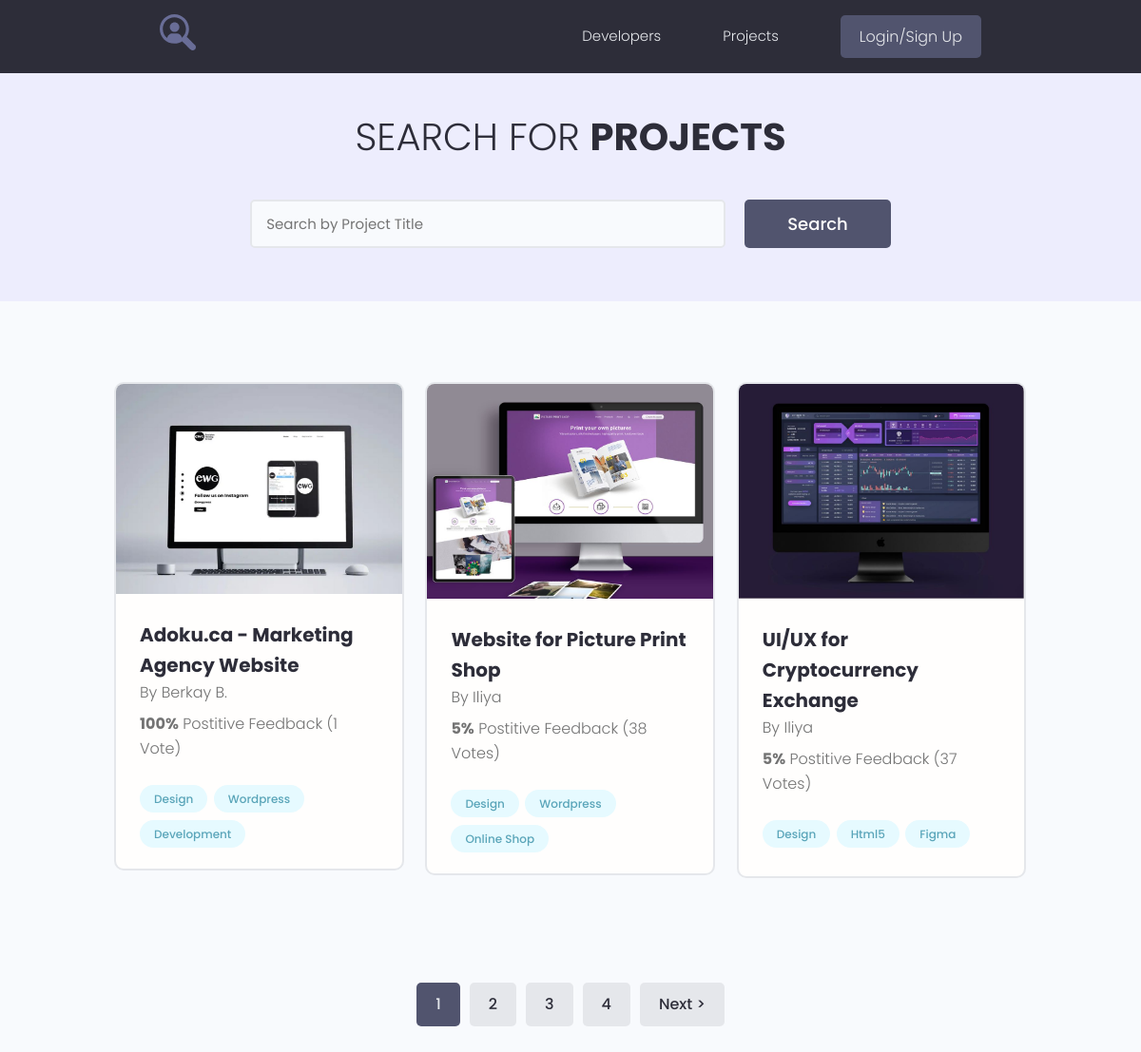
The page / on the database its author committed.
### projects/models.py (models this page shows, shortened)
class Project(models.Model):
    owner = models.ForeignKey(Profile, on_delete=models.SET_NULL, null=True, blank=True)
    title = models.CharField(max_length=200)
    description = models.TextField(null=True, blank=True)
    featured_image = models.ImageField(upload_to='projects/%Y/%m/%d/', default='default.jpg')
    demo_link = models.CharField(max_length=2000, null=True, blank=True)
    source_link = models.CharField(max_length=2000, null=True, blank=True)
    tags = models.ManyToManyField(Tag, blank=True)
    vote_total = models.IntegerField(default=0)
    vote_ratio = models.IntegerField(default=0)
    created = models.DateTimeField(auto_now_add=True)
    class Meta:
        ordering = ['-vote_ratio', '-vote_total', '-title']

class Tag(models.Model):
    name = models.CharField(max_length=200)
    created = models.DateTimeField(auto_now_add=True)
    def __str__(self):
        return self.name

### users/models.py (models this page shows, shortened)
class Profile(models.Model):
    user = models.OneToOneField(User, on_delete=models.CASCADE, null=True, blank=True)
    name = models.CharField(max_length=200, null=True, blank=True)
    email = models.EmailField(max_length=500, null=True, blank=True)
    username = models.CharField(max_length=200, null=True, blank=True)
    short_intro = models.CharField(max_length=200, null=True, blank=True)
    bio = models.TextField(null=True, blank=True)
    profile_img = models.ImageField(upload_to='profiles/', default='profiles/user-default.png')
    social_github = models.CharField(max_length=200, null=True, blank=True)
    social_youtube = models.CharField(max_length=200, null=True, blank=True)
    social_website = models.CharField(max_length=200, null=True, blank=True)
    created = models.DateTimeField(auto_now_add=True)
    class Meta:
        ordering = ['created']

### projects/views.py (the view)
# urls.py: path('', include('projects.urls')),
def projects(request):
    pr, search_query = search_project(request)
    custom_range, pr = paginate_projects(request, pr, 3)
    context = {'projects': pr,
               'search_query': search_query,
               'custom_range': custom_range,
               }
    return render(request, 'projects/projects.html', context)

### projects/utils.py (called while the page is built)
def paginate_projects(request, projects, results):
    page = request.GET.get('page', 1)
    paginator = Paginator(projects, results, allow_empty_first_page=True)
    projects = paginator.get_page(page)
    left_index = int(page) - 4
    if left_index < 1:
        left_index = 1
    right_index = int(page) + 5
    if right_index > paginator.num_pages:
        right_index = paginator.num_pages + 1
    custom_range = range(left_index, right_index)
    return custom_range, projects

def search_project(request):
    search_query = ""
    if request.GET.get('search_query'):
        search_query = request.GET.get('search_query')
    projects = Project.objects.distinct().filter(Q(title__icontains=search_query) |
                                                 Q(description__icontains=search_query) |
                                                 Q(owner__name__icontains=search_query) |
                                                 Q(tags__name__icontains=search_query)
                                                 )
    return projects, search_query

### projects/templates/projects/projects.html (shortened to what this page needs)
{% extends 'projects/base.html' %}
{% block content %}
  <main class="projects">
    <section class="hero-section text-center">
      <div class="container container--narrow">
        <div class="hero-section__box">
          <h2>Search for <span>Projects</span></h2>
        </div>
        <div class="hero-section__search">
          <form id="search" class="form" action="{% url 'projects' %}" method="get">
            <div class="form__field">
              <input class="input input--text" id="formInput#search" type="text" name="search_query"
                placeholder="Search by Project Title" value="{{search_query}}"/>
            </div>
            <input class="btn btn--sub btn--lg" type="submit" value="Search" />
          </form>
        </div>
      </div>
    </section>
    <section class="projectsList">
      <div class="container">
        <div class="grid grid--three">
          {% for project in projects %}
          <div class="column">
            <div class="card project">
              <a href="{% url 'project' project.id %}" class="project">
                <img class="project__thumbnail" src="{{project.featured_image.url}}" alt="project thumbnail" />
                <div class="card__body">
                  <h3 class="project__title">{{project.title}}</h3>
                  <p>By {{project.owner.name}}</p>
                  <p class="project--rating">
                    <span style="font-weight: bold;">{{project.vote_ratio}}%</span> Postitive
                    Feedback ({{project.vote_total}} Vote{{project.vote_total|pluralize:'s'}})
                  </p>
                  <div class="project__tags">
                    {% for tag in project.tags.all %}
                    <span class="tag tag--pill tag--main">
                      <small>{{tag|title}}</small>
                    </span>
                    {% endfor %}
                  </div>
                </div>
              </a>
            </div>
          </div>
          {% endfor %}
        </div>
      </div>
    </section>
{% include 'projects/pagination.html' with queryset=projects custom_range=custom_range %}
  </main>
{% endblock %}

### projects/static/styles/app.css (style rules this page uses)
:root { --color-sub: #2d2d39; }
.btn--sub { background-color: var(--color-sub-light); }
.card { border: 2px solid var(--color-light); }
img { width: 100%; }
.hero-section { height: 40vh; display: flex; align-items: center; background-color: var(--color-sub); }
.hero-section__box { margin-bottom: 4rem; }
.hero-section__box > h2, .hero-section__box > h2 > span { font-size: 4rem; color: var(--color-light); line-height: 1.3; text-transform: uppercase; }
.hero-section__box > h2 { font-weight: 300; }
.hero-section__box > h2 > span { font-weight: 700; }
.hero-section__search > .form { display: flex; align-items: center; justify-content: center; gap: 2rem; }
.hero-section__search > .form input.input--text { width: 50rem; }
.project--rating { margin-bottom: 1.6em; margin-top: .5em; }
.projects > .hero-section { background: var(--color-sub-lighter); height: 30vh; }
.projects .hero-section__box { margin-bottom: 2.5rem; }
.projects .hero-section__box > h2 { color: var(--color-sub); }
.projects .hero-section__box > h2 > span { font-weight: 700; color: var(--color-sub); }
.projectsList { margin-top: 8rem; }
.project__thumbnail { object-fit: cover; object-position: top center; width: 100%; }
.project__title { font-size: 2rem; font-weight: 700; color: var(--color-sub); }

### projects/static/uikit/styles/modules/_variables.css (style rules this page uses)
:root { --color-main: #5aa5b9; --color-main-light: #e6faff; --color-sub: #3f4156; --color-sub-light: #51546e; --color-sub-lighter: #ededfd; --color-text: #737373; --color-gray: #8b8b8b; --color-light: #e5e7eb; --color-light-gray: #767676; --color-bg: #f8fafd; --color-white: #fffefd; --color-white-light: #f3f3f3; --color-success: #359e64; --color-success-bg: #def8e8; --color-error: #fc4b0b; --color-error-bg: #fff2ee; --font-base: 'Poppins', arial, helvetica, 'Segoe UI', roboto, ubuntu, sans-serif; --font-monospace: 'Fira Code', 'Courier New', courier, monospace; --font-regular: 300; --font-medium: 500; --font-bold: 700; --generic-shadow: 1px 1px 5px #00000010; --generic-transition: all 0.3s ease-in-out; }

### projects/static/uikit/styles/modules/_base.css (style rules this page uses)
* { margin: 0; padding: 0; box-sizing: border-box; text-rendering: optimizeLegibility; color: inherit; font-size: inherit; }
html { font-size: 50%; }
@media only screen and (min-width: 480px) { html { font-size: 56.25%; } }
@media only screen and (min-width: 1200px) { html { font-size: 62.5%; } }
body { line-height: 1.6; font-weight: 400; font-size: 1.5rem; color: var(--color-text); background-color: var(--color-bg); min-height: 100vh; }

### projects/static/uikit/styles/modules/_typography.css (style rules this page uses)
* { font-family: var(--font-base); }
h2 { font-size: 3.6rem; font-weight: var(--font-bold); }
h3 { font-size: 3.2rem; font-weight: var(--font-medium); }
p, span, strong { font-size: 1.6rem; color: var(--color-text); font-weight: var(--font-regular); }
a { padding-bottom: 2px; text-decoration: none; display: inline-block; color: var(--color-main); font-weight: var(--font-medium); }

### projects/static/uikit/styles/modules/_utilities.css (style rules this page uses)
.container { width: 92%; max-width: 165rem; margin: 0 auto; box-sizing: border-box; }
.container--narrow { width: 92%; max-width: 120rem; }
@media screen and (min-width: 1000px) { .container { width: 90%; } }
@media screen and (min-width: 1000px) { .container--narrow { width: 85%; } }
@media screen and (min-width: 1200px) { .container { width: 80%; } }
@media screen and (min-width: 1200px) { .container--narrow { width: 72%; } }
.text-center { text-align: center; }

### projects/static/uikit/styles/modules/_button.css (style rules this page uses)
.btn { display: inline-block; position: relative; cursor: pointer; background-color: var(--color-light); font-weight: var(--font-medium); color: var(--color-sub); text-decoration: none; padding: 1rem 2rem; border-radius: 0.5rem; border: none; width: -webkit-fit-content; width: -moz-fit-content; width: fit-content; height: -webkit-fit-content; height: -moz-fit-content; height: fit-content; font-size: 1.6rem; outline-width: 0; outline-color: transparent; -webkit-backface-visibility: hidden; backface-visibility: hidden; transition: all 0.3s ease-in-out; }
.btn--sub { background-color: var(--color-sub); color: var(--color-white); }
.btn--lg { font-size: 1.8rem; padding: 1.2rem 4.5rem; }

### projects/static/uikit/styles/modules/_card.css (style rules this page uses)
.card { border-radius: 1rem; background-color: var(--color-white); border: 1.5px solid var(--color-light); width: auto; height: auto; margin-top: 0.5rem; margin-bottom: 0.5rem; overflow: hidden; }
.card__body, .card__header { padding: 2rem 2.5rem; }

### rows shown on the page
Project: featured_image (placeholder picture), title "Adoku.ca - Marketing Agency Website", owner.name "Berkay B.", vote_ratio "100", vote_total "1"
Tag: name "Design"
Tag: name "Wordpress"
Tag: name "Development"
Project: featured_image (picture), title "Website for Picture Print Shop", owner.name "Iliya", vote_ratio "5", vote_total "38"
Tag: name "Online Shop"
Project: featured_image (picture), title "UI/UX for Cryptocurrency Exchange", owner.name "Iliya", vote_ratio "5", vote_total "37"
Tag: name "Html5"
Tag: name "Figma"

### other values the page prints
{{ page }} "1"
{{ page }} "2" "3" "4"
